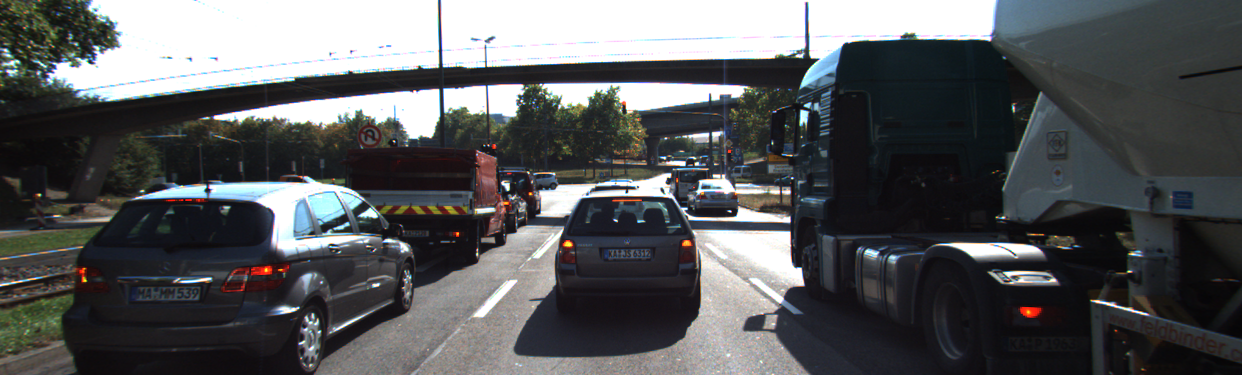
//> input picture Udacity_Camera/5_Haris_Corner/cornerness_harris/images/img1.png, 1242 x 375 px
$ ./cornerness_harris   (built with g++ and OpenCV 4)
//> lines starting //> are read from the running program, lines starting //| are printed output that depends on the picture
#include <iostream>
#include <numeric>
#include <opencv2/core.hpp>
#include <opencv2/highgui.hpp>
#include <opencv2/imgproc.hpp>
#include <opencv2/features2d.hpp>

using namespace std;

void cornernessHarris()
{
    // load image from file
    cv::Mat img;
    img = cv::imread("../images/img1.png");
//> img is the input picture: 375 rows x 1242 cols, CV_8UC3; mean B, G, R 90.7, 89.1, 87.5
    cv::cvtColor(img, img, cv::COLOR_BGR2GRAY); // convert to grayscale
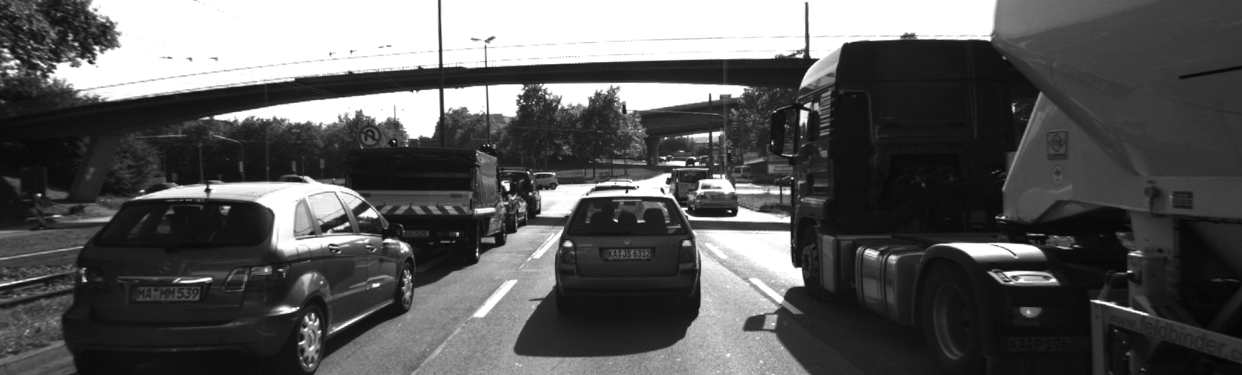
//> img: 375 rows x 1242 cols, CV_8UC1; min 5, max 255, mean 88.8

    // Detector parameters
    int blockSize = 2;     // for every pixel, a blockSize × blockSize neighborhood is considered
    int apertureSize = 3;  // aperture parameter for Sobel operator (must be odd)
    int minResponse = 100; // minimum value for a corner in the 8bit scaled response matrix
    double k = 0.04;       // Harris parameter (see equation for details)

    // Detect Harris corners and normalize output
    cv::Mat dst, dst_norm, dst_norm_scaled;
    dst = cv::Mat::zeros(img.size(), CV_32FC1);
    cv::cornerHarris(img, dst, blockSize, apertureSize, k, cv::BORDER_DEFAULT);
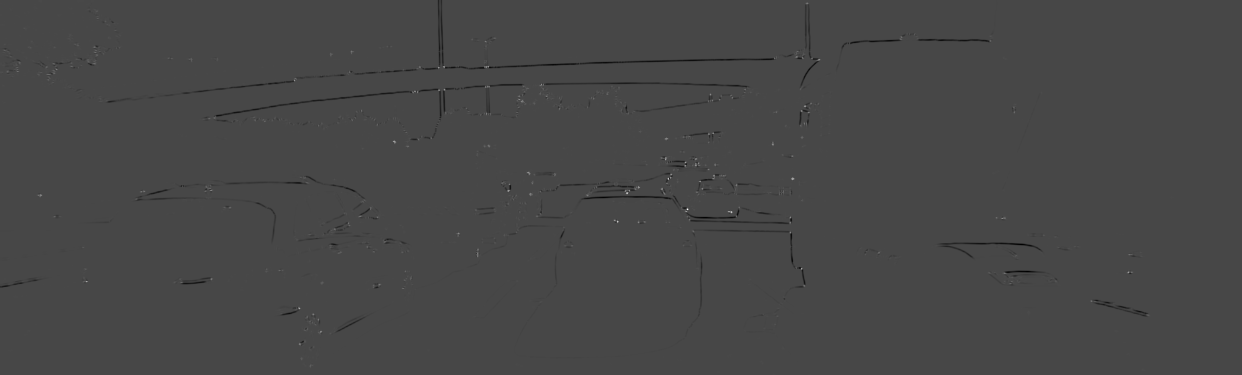
//> dst: 375 rows x 1242 cols, CV_32FC1; min -0.0139, max 0.0355, mean -7.12e-05; drawn with min black and max white
    cv::normalize(dst, dst_norm, 0, 255, cv::NORM_MINMAX, CV_32FC1, cv::Mat());
    cv::convertScaleAbs(dst_norm, dst_norm_scaled);


    // TODO: Your task is to locate local maxima in the Harris response matrix
    // and perform a non-maximum suppression (NMS) in a local neighborhood around
    // each maximum. The resulting coordinates shall be stored in a list of keypoints
    // of the type `vector<cv::KeyPoint>`.
    vector<cv::KeyPoint> keypoints;
    double maxOverlap = 50.0;
    for (size_t j = 0 ; j < dst_norm.rows ; ++j){
        for(size_t i = 0 ; i < dst_norm.cols ; i++){
            int response = dst_norm.at<float>(j,i);
            if(response > minResponse){
                cv::KeyPoint key;
                key.pt = cv::Point2f(i,j);
                key.size = 2 * apertureSize;
                key.response = response;
                keypoints.push_back(key);
                // perform non-maximum suppression (NMS) in local neighbourhood around new key point
                bool bOverlap = false;
                for (auto it = keypoints.begin(); it != keypoints.end(); ++it)
                {
                    double kptOverlap = cv::KeyPoint::overlap(key, *it);
                    if (kptOverlap > maxOverlap)
                    {
                        bOverlap = true;
                        if (key.response > (*it).response)
                        {                      // if overlap is >t AND response is higher for new kpt
                            *it = key; // replace old key point with new one
                            break;             // quit loop over keypoints
                        }
                    }
                }
                if (!bOverlap)
                {                                     // only add new key point if no overlap has been found in previous NMS
                    keypoints.push_back(key); // store new keypoint in dynamic list
                }
            }

        }
    }
//> after the loop, keypoints = 598 keypoints; strongest (x, y, size): (687, 209, 6), (731, 212, 6), (617, 221, 6), (668, 178, 6)


    // visualize results
    string windowName = "Harris Corner Detector Response Matrix";
    cv::namedWindow(windowName, 4);
    cv::Mat visImage = dst_norm_scaled.clone();
    cv::drawKeypoints(dst_norm_scaled, keypoints, visImage, cv::Scalar::all(-1), cv::DrawMatchesFlags::DRAW_RICH_KEYPOINTS);
    cv::imshow(windowName, visImage);
    cv::waitKey(0);
}

int main()
{
    cornernessHarris();
}

$ run again, with Udacity_Camera/5_Haris_Corner/cornerness_harris/images/img0006.png copied over Udacity_Camera/5_Haris_Corner/cornerness_harris/images/img1.png
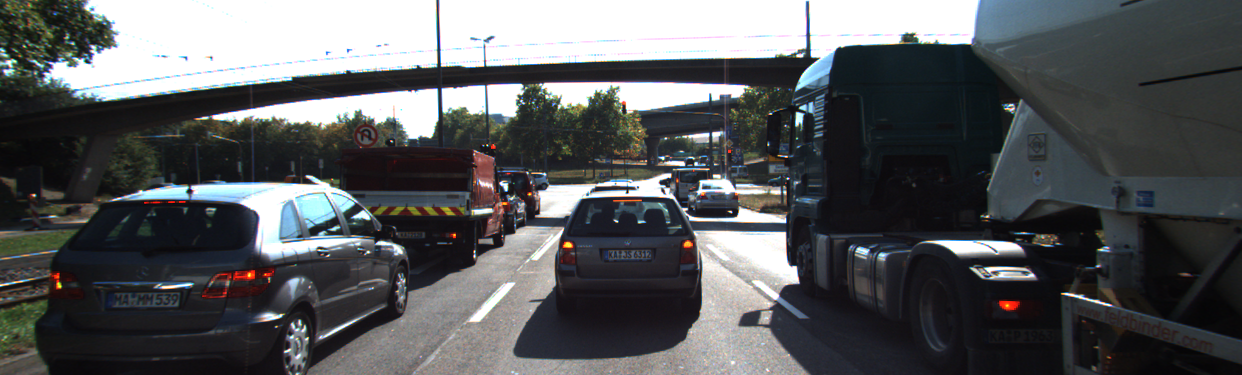
//> input picture Udacity_Camera/5_Haris_Corner/cornerness_harris/images/img0006.png, 1242 x 375 px
//> in cornernessHarris, img is the input picture: 375 rows x 1242 cols, CV_8UC3; mean B, G, R 91.1, 89.2, 87.2
//> img: 375 rows x 1242 cols, CV_8UC1
//> in cornernessHarris, `cv::cornerHarris(img, dst, blockSize, apertureSize, k, cv::BORDER_DEFA..`:
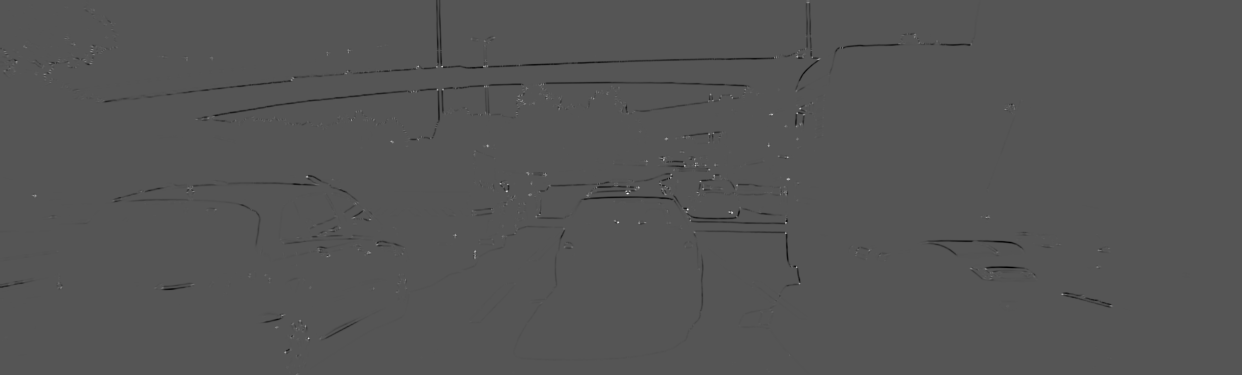
//> dst: 375 rows x 1242 cols, CV_32FC1; min -0.0145, max 0.0289, mean -7e-05; drawn with min black and max white
//> after the loop in cornernessHarris, `for (size_t j = 0 ; j < dst_norm.rows ; ++j)`: keypoints = 1640 keypoints; strongest (x, y, size): (627, 193, 6), (687, 209, 6), (618, 222, 6), (308, 338, 6)
//> in cornernessHarris, `cv::drawKeypoints(dst_norm_scaled, keypoints, visImage, cv::Scalar::al..`:
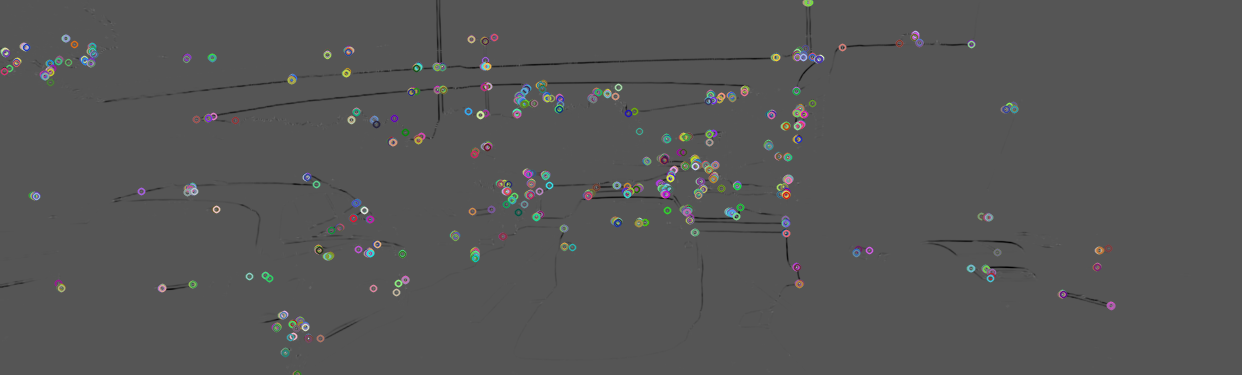
//> visImage: 375 rows x 1242 cols, CV_8UC3; mean B, G, R 85.8, 85.8, 85.7
